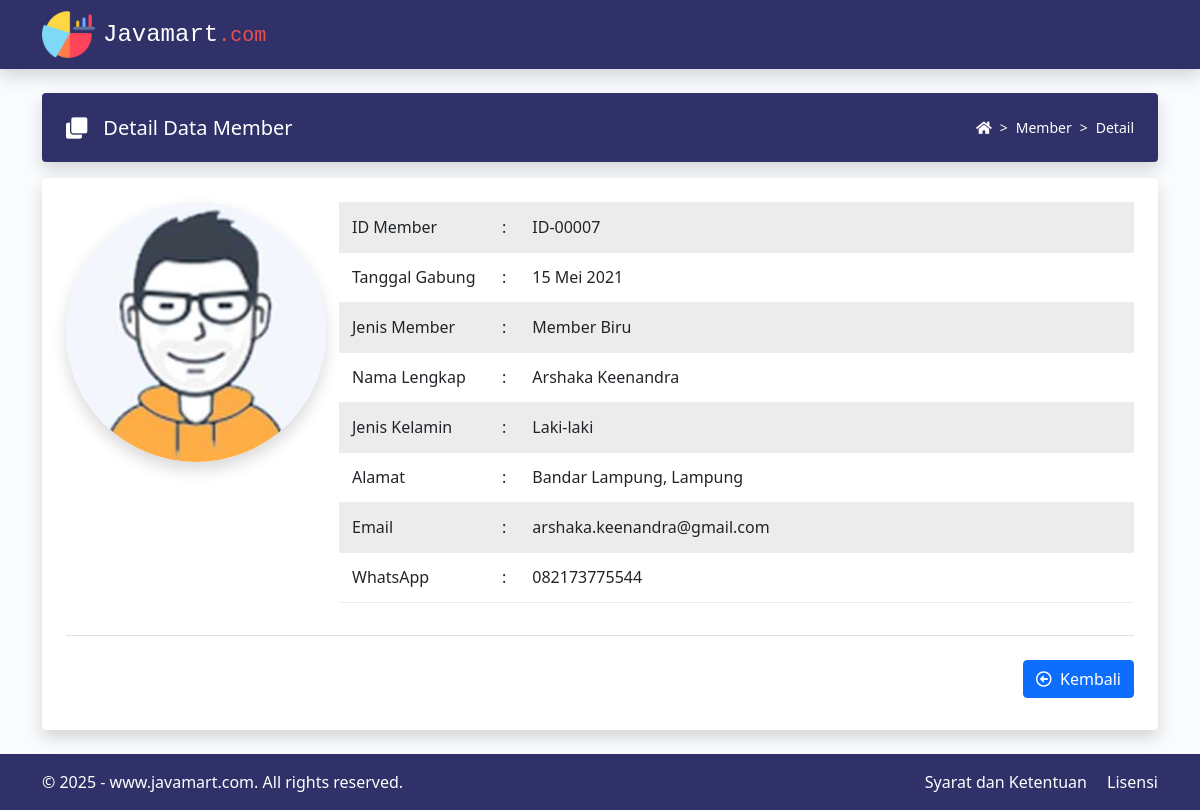
Page /?halaman=detail&id=ID-00007 on the committed database.
### tables this page shows
CREATE TABLE `tbl_member` (
  `id_member` varchar(8) NOT NULL,
  `tanggal_gabung` date NOT NULL,
  `jenis_member` enum('Member Biru','Member Platinum','VIP','VVIP') NOT NULL,
  `nama_lengkap` varchar(50) NOT NULL,
  `jenis_kelamin` enum('Laki-laki','Perempuan') NOT NULL,
  `alamat` varchar(255) NOT NULL,
  `email` varchar(50) NOT NULL,
  `whatsapp` varchar(13) NOT NULL,
  `foto_profil` varchar(100) NOT NULL
);

### helper/fungsi_tanggal_indo.php (called while the page is built, shortened)
<?php
function tanggal_indo($tanggal){
	$bulan = array (
		1 =>'Januari',
			'Februari',
			'Maret',
			'April',
			'Mei',
			'Juni',
			'Juli',
			'Agustus',
			'September',
			'Oktober',
			'November',
			'Desember'
	);
	$explode = explode('-', $tanggal);
	return $explode[2] . ' ' . $bulan[ (int)$explode[1] ] . ' ' . $explode[0];
}

### tampil_detail.php (the view)
<div class="d-flex flex-column flex-md-row px-4 py-2 mt-4 text-white bg-indigo rounded shadow">
  <div class="d-flex align-items-center me-md-auto">
    <i class="fas fa-clone fa-lg me-3"></i>
    <h1 class="h5 pt-2">Detail Data Member</h1>
  </div>
  <div class="ms-5 ms-md-0 pt-md-3 pb-md-0">
    <nav style="--bs-breadcrumb-divider: '>';" aria-label="breadcrumb">
      <ol class="breadcrumb">
        <li class="breadcrumb-item"><a href="http://www.javamart.com/"><i class="fas fa-home"></i></a></li>
        <li class="breadcrumb-item"><a href="?halaman=data">Member</a></li>
        <li class="breadcrumb-item" aria-current="page">Detail</li>
      </ol>
    </nav>
  </div>
</div>
<?php
if (isset($_GET['id'])) {
  $id_member = $_GET['id'];
  $query = mysqli_query($mysqli, "SELECT * FROM tbl_member WHERE id_member='$id_member'")
                                  or die('Ada kesalahan pada query tampil data : ' . mysqli_error($mysqli));
  $data = mysqli_fetch_assoc($query);
}
?>
<div class="p-4 mt-3 bg-body rounded shadow">
  <div class="row mb-3">
    <div class="col-lg-3">
      <div class="text-center mb-3 mb-lg-0">
        <img src="images/<?= $data['foto_profil']; ?>" alt="Foto Profil" class="foto-preview rounded-circle shadow">
      </div>
    </div>
    <div class="col-lg-9">
      <div class="table-responsive">
        <table class="table table-striped">
          <tr>
            <td width="150">ID Member</td>
            <td width="10">:</td>
            <td><?= $data['id_member']; ?></td>
          </tr>
          <tr>
            <td>Tanggal Gabung</td>
            <td>:</td>
            <td><?= tanggal_indo($data['tanggal_gabung']); ?></td>
          </tr>
          <tr>
            <td>Jenis Member</td>
            <td>:</td>
            <td><?= $data['jenis_member']; ?></td>
          </tr>
          <tr>
            <td>Nama Lengkap</td>
            <td>:</td>
            <td><?= $data['nama_lengkap']; ?></td>
          </tr>
          <tr>
            <td>Jenis Kelamin</td>
            <td>:</td>
            <td><?= $data['jenis_kelamin']; ?></td>
          </tr>
          <tr>
            <td>Alamat</td>
            <td>:</td>
            <td><?= $data['alamat']; ?></td>
          </tr>
          <tr>
            <td>Email</td>
            <td>:</td>
            <td><?= $data['email']; ?></td>
          </tr>
          <tr>
            <td>WhatsApp</td>
            <td>:</td>
            <td><?= $data['whatsapp']; ?></td>
          </tr>
        </table>
      </div>
    </div>
  </div>
  <div class="pt-4 pb-2 text-end border-top">
    <a href="?halaman=data" class="btn btn-primary">
      <i class="far fa-arrow-alt-circle-left me-1"></i> Kembali
    </a>
  </div>
</div>

### assets/css/style.css (style rules this page uses)
body { background: #f9fbfd; }
.bg-indigo { background-color: #31316a !important; }
.breadcrumb { font-size: 14px; }
.breadcrumb .breadcrumb-item a { color: #fff !important; text-decoration: none; }
.breadcrumb-item + .breadcrumb-item::before { color: #fff; }
.table-striped tbody tr:nth-of-type(odd) { background-color: #f9f9f9; }
.table td, .table th { border-top-width: 0; border-color: #ebedf2 !important; padding: 0 13px !important; height: 50px; vertical-align: middle !important; }
.foto-preview { width: 260px; height: 260px; max-height: 300px; }

### rows in the picture
tbl_member: foto_profil (picture), id_member "ID-00007", tanggal_gabung "15 Mei 2021", jenis_member "Member Biru", nama_lengkap "Arshaka Keenandra", jenis_kelamin "Laki-laki", alamat "Bandar Lampung, Lampung", email "arshaka.keenandra@gmail.com", whatsapp "082173775544"
